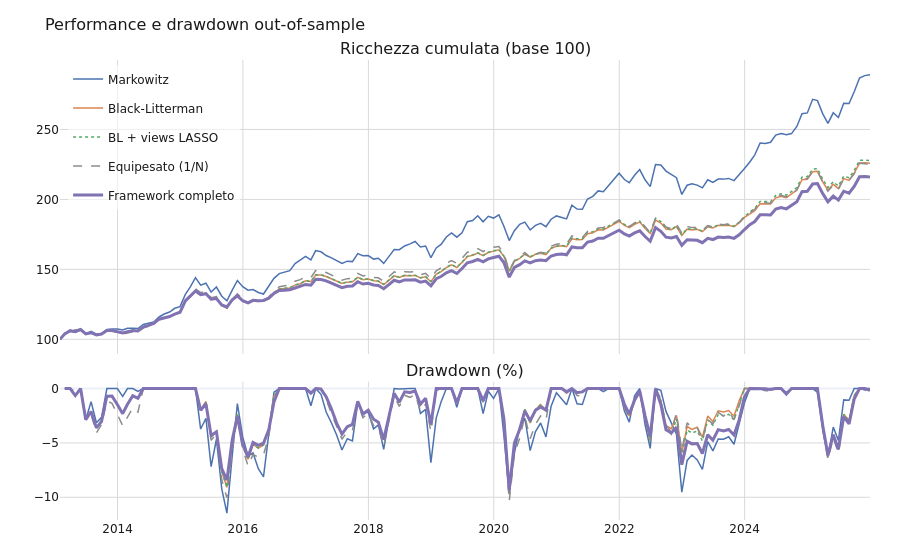

Source (notebook cell):
### Code cell
ch.performance_dashboard(interactive=True).show()

### Figure 1 — Plotly figure (JSON) as saved in the notebook; plotly's stock layout.template omitted (floating-point values rounded to 4 significant figures; data arrays with more than 128 entries replaced by an {"elided": "..."} marker saying what was removed)
{"data": [{"hovertemplate": "%{x|%b %Y}: %{y:.1f}<extra>Markowitz</extra>", "legendgroup": "markowitz", "line": {"color": "#4C72B0", "dash": "solid", "width": 1.5}, "name": "Markowitz", "type": "scatter", "x": {"elided": "156 str values"}, "xaxis": "x", "y": {"elided": "156 float values"}, "yaxis": "y"}, {"hovertemplate": "%{x|%b %Y}: %{y:.1f}%<extra>Markowitz</extra>", "legendgroup": "markowitz", "line": {"color": "#4C72B0", "dash": "solid", "width": 1.5}, "name": "Markowitz", "showlegend": false, "type": "scatter", "x": {"elided": "155 str values"}, "xaxis": "x2", "y": {"elided": "155 float values"}, "yaxis": "y2"}, {"hovertemplate": "%{x|%b %Y}: %{y:.1f}<extra>Black-Litterman</extra>", "legendgroup": "bl_classic", "line": {"color": "#DD8452", "dash": "solid", "width": 1.5}, "name": "Black-Litterman", "type": "scatter", "x": {"elided": "156 str values"}, "xaxis": "x", "y": {"elided": "156 float values"}, "yaxis": "y"}, {"hovertemplate": "%{x|%b %Y}: %{y:.1f}%<extra>Black-Litterman</extra>", "legendgroup": "bl_classic", "line": {"color": "#DD8452", "dash": "solid", "width": 1.5}, "name": "Black-Litterman", "showlegend": false, "type": "scatter", "x": {"elided": "155 str values"}, "xaxis": "x2", "y": {"elided": "155 float values"}, "yaxis": "y2"}, {"hovertemplate": "%{x|%b %Y}: %{y:.1f}<extra>BL + views LASSO</extra>", "legendgroup": "bl_views", "line": {"color": "#55A868", "dash": "dot", "width": 1.5}, "name": "BL + views LASSO", "type": "scatter", "x": {"elided": "156 str values"}, "xaxis": "x", "y": {"elided": "156 float values"}, "yaxis": "y"}, {"hovertemplate": "%{x|%b %Y}: %{y:.1f}%<extra>BL + views LASSO</extra>", "legendgroup": "bl_views", "line": {"color": "#55A868", "dash": "dot", "width": 1.5}, "name": "BL + views LASSO", "showlegend": false, "type": "scatter", "x": {"elided": "155 str values"}, "xaxis": "x2", "y": {"elided": "155 float values"}, "yaxis": "y2"}, {"hovertemplate": "%{x|%b %Y}: %{y:.1f}<extra>Equipesato (1/N)</extra>", "legendgroup": "equal_weight", "line": {"color": "#8C8C8C", "dash": "dash", "width": 1.5}, "name": "Equipesato (1/N)", "type": "scatter", "x": {"elided": "156 str values"}, "xaxis": "x", "y": {"elided": "156 float values"}, "yaxis": "y"}, {"hovertemplate": "%{x|%b %Y}: %{y:.1f}%<extra>Equipesato (1/N)</extra>", "legendgroup": "equal_weight", "line": {"color": "#8C8C8C", "dash": "dash", "width": 1.5}, "name": "Equipesato (1/N)", "showlegend": false, "type": "scatter", "x": {"elided": "155 str values"}, "xaxis": "x2", "y": {"elided": "155 float values"}, "yaxis": "y2"}, {"hovertemplate": "%{x|%b %Y}: %{y:.1f}<extra>Framework completo</extra>", "legendgroup": "full", "line": {"color": "#8172B3", "dash": "solid", "width": 3}, "name": "Framework completo", "type": "scatter", "x": {"elided": "156 str values"}, "xaxis": "x", "y": {"elided": "156 float values"}, "yaxis": "y"}, {"hovertemplate": "%{x|%b %Y}: %{y:.1f}%<extra>Framework completo</extra>", "legendgroup": "full", "line": {"color": "#8172B3", "dash": "solid", "width": 3}, "name": "Framework completo", "showlegend": false, "type": "scatter", "x": {"elided": "155 str values"}, "xaxis": "x2", "y": {"elided": "155 float values"}, "yaxis": "y2"}], "layout": {"annotations": [{"font": {"size": 16}, "showarrow": false, "text": "Ricchezza cumulata (base 100)", "x": 0.5, "xanchor": "center", "xref": "paper", "y": 1, "yanchor": "bottom", "yref": "paper"}, {"font": {"size": 16}, "showarrow": false, "text": "Drawdown (%)", "x": 0.5, "xanchor": "center", "xref": "paper", "y": 0.3008, "yanchor": "bottom", "yref": "paper"}], "autosize": true, "font": {"color": "#1A1A1A", "family": "DejaVu Sans, Arial", "size": 12}, "hovermode": "x unified", "legend": {"bgcolor": "rgba(255,255,255,0.6)", "orientation": "v", "x": 0.01, "y": 0.99}, "margin": {"b": 40, "l": 60, "r": 30, "t": 60}, "title": {"font": {"color": "#1A1A1A", "size": 16}, "text": "Performance e drawdown out-of-sample"}, "xaxis": {"anchor": "y", "autorange": true, "domain": [0, 1], "gridcolor": "#D9D9D9", "matches": "x2", "range": ["2013-01-31", "2025-12-31"], "showgrid": true, "showticklabels": false, "type": "date"}, "xaxis2": {"anchor": "y2", "autorange": true, "domain": [0, 1], "gridcolor": "#D9D9D9", "range": ["2013-01-31", "2025-12-31"], "showgrid": true, "type": "date"}, "yaxis": {"anchor": "x", "autorange": true, "domain": [0.3608, 1], "gridcolor": "#D9D9D9", "range": [89.49, 299.6], "showgrid": true, "type": "linear"}, "yaxis2": {"anchor": "x2", "autorange": true, "domain": [0, 0.3008], "gridcolor": "#D9D9D9", "range": [-12.09, 0.6364], "showgrid": true, "type": "linear"}}}
